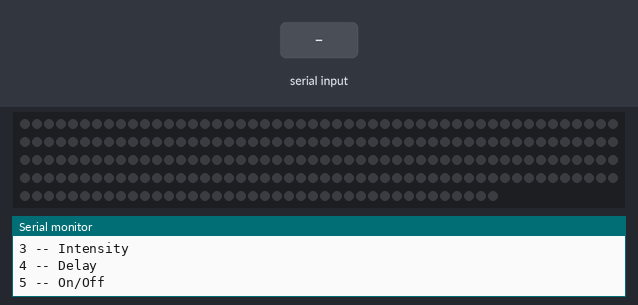
Simulated run of this sketch. Board: Arduino Uno, built with avr-gcc and run on an emulated ATmega328P. On the bench: 240 RGB LEDs in strip order, left to right, continuing on the next row, the last lines printed to the serial monitor. The test bench sets the inputs (shaded band). Dim RGB values are drawn brighter than linear.

Above: at 1.2 s.
1.3 s: "5" received over Serial
At 2.2 s:
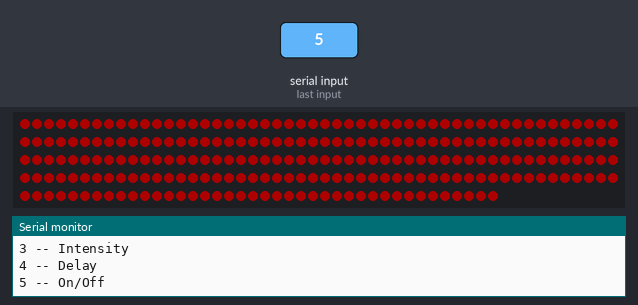
2.8 s: "1" received over Serial
4.3 s: "2" received over Serial
At 5.8 s:
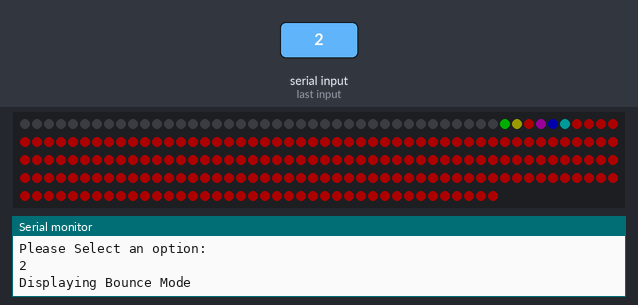
Timing chart, 0 to 7.3 s (numbered marks = the images above; inputs shaded):
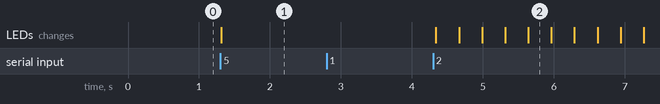

Measured:
- after the input at 1.3 s, the LEDs: change at once (image 1)
- after the input at 4.3 s, the LEDs: first change at once (image 2 shows a later state)

The sketch:

NeopixelControllerFSM.ino
```cpp
#include <TimerOne.h>
#include <Adafruit_NeoPixel.h>
#include "NeopixelFunctions.h"
#ifdef __AVR__
  #include <avr/power.h>
#endif

/*
 * ------------------------------------------------------------------------------
 *                                  Defines
 * ------------------------------------------------------------------------------
 */


#define TWO_HZ 500000

/*
 * ------------------------------------------------------------------------------
 *                                  Globals
 * ------------------------------------------------------------------------------
 */

//declare instance of PixelColor Properties type struct,
PixelColorProperties pixelColor;

char serialByteReceived;
String inputString;
int newIntensityVal;

 //declare instance of KeyboardMenuState
KeyboardMenuState CurrentState;
/*
 * ------------------------------------------------------------------------------
 *                                  Function Headers
 * ------------------------------------------------------------------------------
 */


/*
 * ------------------------------------------------------------------------------
 *                                  Setup
 * ------------------------------------------------------------------------------
 */

void setup() {
  InitializeNeopixels(pixelColor);

  //Use Serial Communication
  Serial.begin(9600);

  //Configure Timer 1 for 2Hz interrupts (0.5s) and Timer 2 for 1kHz interrupts (1ms)
  Timer1.initialize(TWO_HZ);


  //Print Welcome Message
  Serial.println("---Welcome to Neopixel Controller Program---");
  Serial.println();

  //Initialize the state machine, and display mode
  CurrentState = MENU;
  pixelColor.currentMode = ALL_ON;
}


/*
 * ------------------------------------------------------------------------------
 *                                  Main
 * ------------------------------------------------------------------------------
 */

void loop() {

//NonBlocking Code: 2nd, State Machine Driven Iteration of Controller Program Menu
static int mainMenuGuardFlag = 0;
//SerialInput();

  switch(CurrentState){
    case MENU:
         //if main menu has yet to be displayed, display menu
         if(mainMenuGuardFlag==0){
           Serial.println("Please Select an option:");
           Serial.println("1 -- Mode");
           Serial.println("2 -- Color");
           Serial.println("3 -- Intensity");
           Serial.println("4 -- Delay");
           Serial.println("5 -- On/Off");
           Serial.println();
           mainMenuGuardFlag = 1;
         }
         //Check for Serial Input, storing in serialByteReceived.
         //Change state based on user selection, and display menu on invalid selection.
         if (Serial.available()>0){
          serialByteReceived = Serial.read();
          Serial.print(serialByteReceived);
          Serial.println();
          if(serialByteReceived == '1'){
            CurrentState = CHANGE_MODE;
            mainMenuGuardFlag = 0;
          }
          else if(serialByteReceived == '2'){
            CurrentState = CHANGE_COLOR;
            mainMenuGuardFlag = 0;
          }
          else if(serialByteReceived == '3'){
            CurrentState = CHANGE_INTENSITY;
            mainMenuGuardFlag = 0;
          }
          else if(serialByteReceived == '5'){
            CurrentState = CHANGE_ON_OFF;
            mainMenuGuardFlag = 0;
          }
          else{
            Serial.println("Invalid Selection");
            mainMenuGuardFlag=0;
          }
         }
         break;
         //end of MENU state
    case CHANGE_MODE:
         //display CHANGE_MODE menu, then wait for serial availability
         Serial.println("Available Modes:");
         Serial.println();
         Serial.println("1-All On");
         Serial.println("2-Bounce");
         Serial.println();
         Serial.println("Please Select an option:");
         while (Serial.available()<=0){;}

         serialByteReceived = Serial.read();
         Serial.print(serialByteReceived);
         Serial.println();

         //Call neopixel mode display functions depending on user input
         if(serialByteReceived == '1'){
            Serial.println("Displaying All On Mode");
            pixelColor.currentMode = ALL_ON;
            ReflectChanges(pixelColor);
         }
         else if(serialByteReceived == '2'){
            Serial.println("Displaying Bounce Mode");
            pixelColor.currentMode = PIXEL_BOUNCE;
            ReflectChanges(pixelColor);
         }
         else{
           Serial.println("Invalid Selection");
         }

         CurrentState = MENU;
         //end of CHANGE_MODE state
         break;

    case CHANGE_COLOR:
         //display CHANGE_COLOR menu, then wait for serial availability
          Serial.println("Available Colors:");
          Serial.println();
          Serial.println("1-Red");
          Serial.println("2-Magenta");
          Serial.println("3-Blue");
          Serial.println("4-Cyan");
          Serial.println("5-Green");
          Serial.println("6-Yellow");
          Serial.println();
          Serial.println("Please Select an option:");
         while (Serial.available()<=0){;}

         serialByteReceived = Serial.read();
         Serial.print(serialByteReceived);
         Serial.println();

         //Change Color. Check for invalid input and display to user
         if(SelectColor(serialByteReceived, pixelColor) == -1){
           Serial.println("Invalid Selection");
         }
         else{
          ReflectChanges(pixelColor);
         }
         CurrentState = MENU;
         //end of CHANGE_COLOR state
         break;

         //Note: CHANGE_INTENSITY currently giving invalid input after all input
         //and polling for additional input until three characters are entered.
    case CHANGE_INTENSITY:
         //display CHANGE_INTENSITY menu, then wait for serial availability
          Serial.println("Available Intensities:");
          Serial.println();
          Serial.println("1-Off");
          Serial.println("2-Low");
          Serial.println("3-Medium");
          Serial.println("4-High");
          Serial.println("5-Very High");
          Serial.println("Please Select an option:");
         while (Serial.available()<=0){;}

         serialByteReceived = Serial.read();
         Serial.print(serialByteReceived);
         Serial.println();

        if(SelectIntensity(serialByteReceived, pixelColor) != 1){
          Serial.println("Invalid Selection");
        }
        else{
          ReflectChanges(pixelColor);
        }

         CurrentState = MENU;
         break;
         //end of CHANGE_INTENSITY state

    case CHANGE_ON_OFF:

         if(pixelColor.onState == ON){  //if on, turn off
          SelectIntensity('1', pixelColor);
          SelectColor(pixelColor.currentColor, pixelColor);
          UniformColor(pixelColor, NUM_PIXELS);
          pixelColor.onState = OFF;
         }
         else{  //if off, turn on
          SelectIntensity('3', pixelColor);
          SelectColor(pixelColor.currentColor, pixelColor);
          UniformColor(pixelColor, NUM_PIXELS);
          pixelColor.onState = ON;
         }

         CurrentState = MENU;
         break;
         //end of ON_OFF state

  }//end of state machine
}//end of loop()
/*
 * ------------------------------------------------------------------------------
 *                                  Functions
 * ------------------------------------------------------------------------------
 */
```

NeopixelFunctions.h
```cpp
/*
 * @Created: 8/11/17 10:40AM Josh Gier
 * @File: NeopixelFunctions.h
 * @Description:  Header File, contains the functions used to control the neopixel
 * output.
 *
*/

  /*
 * ------------------------------------------------------------------------------
 *                                  Defines
 * ------------------------------------------------------------------------------
 */

#define PIN 6
#define NUM_PIXELS 240
#define ON 1
#define OFF 0
#define DEFAULT_INTENSITY 100
#define DELAY_TIME 20
#define NUM_PIXELS_ON 6

#define RED '1'
#define MAGENTA '2'
#define BLUE '3'
#define CYAN '4'
#define GREEN '5'
#define YELLOW '6'
#define COLOR_OFF '7'


//enumerated type for state machine governing control program behavior
typedef enum {MENU, CHANGE_MODE, CHANGE_COLOR, CHANGE_INTENSITY, CHANGE_ON_OFF} KeyboardMenuState;
typedef enum {ALL_ON, PIXEL_BOUNCE} DisplayMode;


/*
 * ------------------------------------------------------------------------------
 *                                  Globals
 * ------------------------------------------------------------------------------
 */

//structure for neopixel color properties
typedef struct {
  uint8_t intensityRed, intensityGreen, intensityBlue, colorIntensity;
  char currentColor;
  int onState;
  DisplayMode currentMode;
} PixelColorProperties;


  /*
 * ------------------------------------------------------------------------------
 *                                  Prototypes
 * ------------------------------------------------------------------------------
 */

 #ifndef HEADER_NEOPIXEL_FUNCTIONS
    #define HEADER_NEOPIXEL_FUNCTIONS
    //insert function prototypes used in NeopixelFunctions here
    void InitializeNeopixels(PixelColorProperties& pixelColor);
    void PixelBounce(int delayTime, PixelColorProperties& pixelColor, int numberPixelsOn, int numberPixels);
    void ColorProgression(PixelColorProperties& pixelColor);
    void UniformColor(PixelColorProperties& pixelColor, uint16_t numberPixelsOn);
    int SelectColor(char colorSelection, PixelColorProperties& pixelColor);
    int SelectIntensity(char intensitySelection, PixelColorProperties& pixelColor);
    void ReflectChanges(PixelColorProperties& pixelColor);

 #endif
```

Source omitted: NeopixelFunctions.cpp (11174 bytes)
